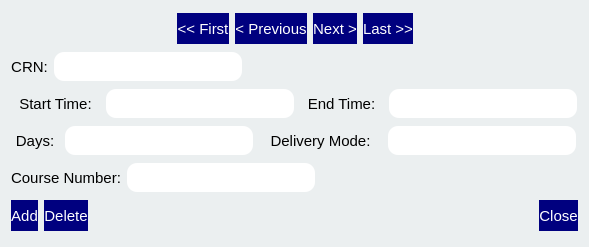
<?xml version="1.0" encoding="UTF-8"?>
<ui version="4.0">
 <class>classFormDialog</class>
 <widget class="QDialog" name="classFormDialog">
  <property name="geometry">
   <rect>
    <x>0</x>
    <y>0</y>
    <width>589</width>
    <height>247</height>
   </rect>
  </property>
  <property name="windowTitle">
   <string>Dialog</string>
  </property>
  <property name="styleSheet">
   <string notr="true">QDialog {background-color: rgb(235, 239, 240);}
QPushButton {background-color: rgb(0, 0, 127); color: white; border-width: 2 px; border-radius: 10 px; }
QLabel {color: black;}
QLineEdit {background-color: white; color: black; border-width: 2 px; border-radius: 10px;}</string>
  </property>
  <layout class="QVBoxLayout" name="verticalLayout">
   <item>
    <layout class="QHBoxLayout" name="horizontalLayout">
     <item>
      <spacer name="horizontalSpacer_5">
       <property name="orientation">
        <enum>Qt::Horizontal</enum>
       </property>
       <property name="sizeType">
        <enum>QSizePolicy::MinimumExpanding</enum>
       </property>
       <property name="sizeHint" stdset="0">
        <size>
         <width>40</width>
         <height>20</height>
        </size>
       </property>
      </spacer>
     </item>
     <item>
      <widget class="QPushButton" name="firstButton">
       <property name="sizePolicy">
        <sizepolicy hsizetype="Fixed" vsizetype="Fixed">
         <horstretch>0</horstretch>
         <verstretch>0</verstretch>
        </sizepolicy>
       </property>
       <property name="minimumSize">
        <size>
         <width>0</width>
         <height>31</height>
        </size>
       </property>
       <property name="font">
        <font>
         <family>Arial</family>
         <pointsize>11</pointsize>
        </font>
       </property>
       <property name="text">
        <string>&lt;&lt; First</string>
       </property>
       <property name="autoDefault">
        <bool>false</bool>
       </property>
       <property name="default">
        <bool>false</bool>
       </property>
      </widget>
     </item>
     <item>
      <widget class="QPushButton" name="previousButton">
       <property name="sizePolicy">
        <sizepolicy hsizetype="Fixed" vsizetype="Fixed">
         <horstretch>0</horstretch>
         <verstretch>0</verstretch>
        </sizepolicy>
       </property>
       <property name="minimumSize">
        <size>
         <width>0</width>
         <height>31</height>
        </size>
       </property>
       <property name="font">
        <font>
         <family>Arial</family>
         <pointsize>11</pointsize>
        </font>
       </property>
       <property name="text">
        <string>&lt; Previous</string>
       </property>
       <property name="autoDefault">
        <bool>false</bool>
       </property>
       <property name="default">
        <bool>false</bool>
       </property>
      </widget>
     </item>
     <item>
      <widget class="QPushButton" name="nextButton">
       <property name="sizePolicy">
        <sizepolicy hsizetype="Fixed" vsizetype="Fixed">
         <horstretch>0</horstretch>
         <verstretch>0</verstretch>
        </sizepolicy>
       </property>
       <property name="minimumSize">
        <size>
         <width>0</width>
         <height>31</height>
        </size>
       </property>
       <property name="font">
        <font>
         <family>Arial</family>
         <pointsize>11</pointsize>
        </font>
       </property>
       <property name="text">
        <string>Next &gt;</string>
       </property>
       <property name="autoDefault">
        <bool>false</bool>
       </property>
       <property name="default">
        <bool>false</bool>
       </property>
      </widget>
     </item>
     <item>
      <widget class="QPushButton" name="lastButton">
       <property name="sizePolicy">
        <sizepolicy hsizetype="Fixed" vsizetype="Fixed">
         <horstretch>0</horstretch>
         <verstretch>0</verstretch>
        </sizepolicy>
       </property>
       <property name="minimumSize">
        <size>
         <width>0</width>
         <height>31</height>
        </size>
       </property>
       <property name="font">
        <font>
         <family>Arial</family>
         <pointsize>11</pointsize>
        </font>
       </property>
       <property name="text">
        <string>Last &gt;&gt;</string>
       </property>
       <property name="autoDefault">
        <bool>false</bool>
       </property>
       <property name="default">
        <bool>false</bool>
       </property>
      </widget>
     </item>
     <item>
      <spacer name="horizontalSpacer_6">
       <property name="orientation">
        <enum>Qt::Horizontal</enum>
       </property>
       <property name="sizeType">
        <enum>QSizePolicy::MinimumExpanding</enum>
       </property>
       <property name="sizeHint" stdset="0">
        <size>
         <width>40</width>
         <height>20</height>
        </size>
       </property>
      </spacer>
     </item>
    </layout>
   </item>
   <item>
    <layout class="QHBoxLayout" name="horizontalLayout_2">
     <item>
      <widget class="QLabel" name="crnLabel">
       <property name="maximumSize">
        <size>
         <width>44</width>
         <height>29</height>
        </size>
       </property>
       <property name="font">
        <font>
         <family>Arial</family>
         <pointsize>11</pointsize>
        </font>
       </property>
       <property name="text">
        <string>CRN:</string>
       </property>
       <property name="alignment">
        <set>Qt::AlignCenter</set>
       </property>
       <property name="buddy">
        <cstring>crnLineEdit</cstring>
       </property>
      </widget>
     </item>
     <item>
      <widget class="QLineEdit" name="crnLineEdit">
       <property name="sizePolicy">
        <sizepolicy hsizetype="Fixed" vsizetype="Fixed">
         <horstretch>0</horstretch>
         <verstretch>0</verstretch>
        </sizepolicy>
       </property>
       <property name="minimumSize">
        <size>
         <width>188</width>
         <height>29</height>
        </size>
       </property>
       <property name="font">
        <font>
         <family>Arial</family>
         <pointsize>11</pointsize>
        </font>
       </property>
       <property name="alignment">
        <set>Qt::AlignCenter</set>
       </property>
       <property name="placeholderText">
        <string/>
       </property>
      </widget>
     </item>
     <item>
      <spacer name="horizontalSpacer_4">
       <property name="orientation">
        <enum>Qt::Horizontal</enum>
       </property>
       <property name="sizeType">
        <enum>QSizePolicy::MinimumExpanding</enum>
       </property>
       <property name="sizeHint" stdset="0">
        <size>
         <width>40</width>
         <height>20</height>
        </size>
       </property>
      </spacer>
     </item>
    </layout>
   </item>
   <item>
    <layout class="QHBoxLayout" name="horizontalLayout_4">
     <item>
      <widget class="QLabel" name="startTimeLabel">
       <property name="maximumSize">
        <size>
         <width>87</width>
         <height>21</height>
        </size>
       </property>
       <property name="font">
        <font>
         <family>Arial</family>
         <pointsize>11</pointsize>
        </font>
       </property>
       <property name="text">
        <string>Start Time:</string>
       </property>
       <property name="alignment">
        <set>Qt::AlignCenter</set>
       </property>
       <property name="buddy">
        <cstring>startTimeLineEdit</cstring>
       </property>
      </widget>
     </item>
     <item>
      <widget class="QLineEdit" name="startTimeLineEdit">
       <property name="sizePolicy">
        <sizepolicy hsizetype="Fixed" vsizetype="Fixed">
         <horstretch>0</horstretch>
         <verstretch>0</verstretch>
        </sizepolicy>
       </property>
       <property name="minimumSize">
        <size>
         <width>188</width>
         <height>29</height>
        </size>
       </property>
       <property name="font">
        <font>
         <family>Arial</family>
         <pointsize>11</pointsize>
        </font>
       </property>
       <property name="alignment">
        <set>Qt::AlignCenter</set>
       </property>
       <property name="placeholderText">
        <string/>
       </property>
      </widget>
     </item>
     <item>
      <widget class="QLabel" name="endTimeLabel">
       <property name="maximumSize">
        <size>
         <width>81</width>
         <height>21</height>
        </size>
       </property>
       <property name="font">
        <font>
         <family>Arial</family>
         <pointsize>11</pointsize>
        </font>
       </property>
       <property name="text">
        <string>End Time:</string>
       </property>
       <property name="alignment">
        <set>Qt::AlignCenter</set>
       </property>
       <property name="buddy">
        <cstring>endTimeLineEdit</cstring>
       </property>
      </widget>
     </item>
     <item>
      <widget class="QLineEdit" name="endTimeLineEdit">
       <property name="sizePolicy">
        <sizepolicy hsizetype="Fixed" vsizetype="Fixed">
         <horstretch>0</horstretch>
         <verstretch>0</verstretch>
        </sizepolicy>
       </property>
       <property name="minimumSize">
        <size>
         <width>188</width>
         <height>29</height>
        </size>
       </property>
       <property name="font">
        <font>
         <family>Arial</family>
         <pointsize>11</pointsize>
        </font>
       </property>
       <property name="alignment">
        <set>Qt::AlignCenter</set>
       </property>
       <property name="placeholderText">
        <string/>
       </property>
      </widget>
     </item>
    </layout>
   </item>
   <item>
    <layout class="QHBoxLayout" name="horizontalLayout_3">
     <item>
      <widget class="QLabel" name="daysLabel">
       <property name="maximumSize">
        <size>
         <width>46</width>
         <height>29</height>
        </size>
       </property>
       <property name="font">
        <font>
         <family>Arial</family>
         <pointsize>11</pointsize>
        </font>
       </property>
       <property name="text">
        <string>Days:</string>
       </property>
       <property name="alignment">
        <set>Qt::AlignCenter</set>
       </property>
       <property name="buddy">
        <cstring>daysLineEdit</cstring>
       </property>
      </widget>
     </item>
     <item>
      <widget class="QLineEdit" name="daysLineEdit">
       <property name="sizePolicy">
        <sizepolicy hsizetype="Fixed" vsizetype="Fixed">
         <horstretch>0</horstretch>
         <verstretch>0</verstretch>
        </sizepolicy>
       </property>
       <property name="minimumSize">
        <size>
         <width>188</width>
         <height>29</height>
        </size>
       </property>
       <property name="font">
        <font>
         <family>Arial</family>
         <pointsize>11</pointsize>
        </font>
       </property>
       <property name="alignment">
        <set>Qt::AlignCenter</set>
       </property>
       <property name="placeholderText">
        <string/>
       </property>
      </widget>
     </item>
     <item>
      <widget class="QLabel" name="deliveryModeLabel">
       <property name="maximumSize">
        <size>
         <width>121</width>
         <height>21</height>
        </size>
       </property>
       <property name="font">
        <font>
         <family>Arial</family>
         <pointsize>11</pointsize>
        </font>
       </property>
       <property name="text">
        <string>Delivery Mode:</string>
       </property>
       <property name="alignment">
        <set>Qt::AlignCenter</set>
       </property>
       <property name="buddy">
        <cstring>deliveryModeLineEdit</cstring>
       </property>
      </widget>
     </item>
     <item>
      <widget class="QLineEdit" name="deliveryModeLineEdit">
       <property name="sizePolicy">
        <sizepolicy hsizetype="Fixed" vsizetype="Fixed">
         <horstretch>0</horstretch>
         <verstretch>0</verstretch>
        </sizepolicy>
       </property>
       <property name="maximumSize">
        <size>
         <width>188</width>
         <height>29</height>
        </size>
       </property>
       <property name="font">
        <font>
         <family>Arial</family>
         <pointsize>11</pointsize>
        </font>
       </property>
       <property name="alignment">
        <set>Qt::AlignCenter</set>
       </property>
       <property name="placeholderText">
        <string/>
       </property>
      </widget>
     </item>
    </layout>
   </item>
   <item>
    <layout class="QHBoxLayout" name="horizontalLayout_5">
     <item>
      <widget class="QLabel" name="passwordLabel">
       <property name="maximumSize">
        <size>
         <width>131</width>
         <height>29</height>
        </size>
       </property>
       <property name="font">
        <font>
         <family>Arial</family>
         <pointsize>11</pointsize>
        </font>
       </property>
       <property name="text">
        <string>Course Number:</string>
       </property>
       <property name="alignment">
        <set>Qt::AlignCenter</set>
       </property>
       <property name="buddy">
        <cstring>passwordLineEdit</cstring>
       </property>
      </widget>
     </item>
     <item>
      <widget class="QLineEdit" name="passwordLineEdit">
       <property name="sizePolicy">
        <sizepolicy hsizetype="Fixed" vsizetype="Fixed">
         <horstretch>0</horstretch>
         <verstretch>0</verstretch>
        </sizepolicy>
       </property>
       <property name="minimumSize">
        <size>
         <width>188</width>
         <height>29</height>
        </size>
       </property>
       <property name="font">
        <font>
         <family>Arial</family>
         <pointsize>11</pointsize>
        </font>
       </property>
       <property name="alignment">
        <set>Qt::AlignCenter</set>
       </property>
       <property name="placeholderText">
        <string/>
       </property>
      </widget>
     </item>
     <item>
      <spacer name="horizontalSpacer_3">
       <property name="orientation">
        <enum>Qt::Horizontal</enum>
       </property>
       <property name="sizeType">
        <enum>QSizePolicy::MinimumExpanding</enum>
       </property>
       <property name="sizeHint" stdset="0">
        <size>
         <width>40</width>
         <height>20</height>
        </size>
       </property>
      </spacer>
     </item>
    </layout>
   </item>
   <item>
    <layout class="QHBoxLayout" name="horizontalLayout_7">
     <item>
      <widget class="QPushButton" name="addButton">
       <property name="sizePolicy">
        <sizepolicy hsizetype="Fixed" vsizetype="Fixed">
         <horstretch>0</horstretch>
         <verstretch>0</verstretch>
        </sizepolicy>
       </property>
       <property name="minimumSize">
        <size>
         <width>0</width>
         <height>31</height>
        </size>
       </property>
       <property name="font">
        <font>
         <family>Arial</family>
         <pointsize>11</pointsize>
        </font>
       </property>
       <property name="text">
        <string>Add</string>
       </property>
       <property name="autoDefault">
        <bool>false</bool>
       </property>
       <property name="default">
        <bool>false</bool>
       </property>
      </widget>
     </item>
     <item>
      <widget class="QPushButton" name="deleteButton">
       <property name="sizePolicy">
        <sizepolicy hsizetype="Fixed" vsizetype="Fixed">
         <horstretch>0</horstretch>
         <verstretch>0</verstretch>
        </sizepolicy>
       </property>
       <property name="minimumSize">
        <size>
         <width>0</width>
         <height>31</height>
        </size>
       </property>
       <property name="font">
        <font>
         <family>Arial</family>
         <pointsize>11</pointsize>
        </font>
       </property>
       <property name="text">
        <string>Delete</string>
       </property>
       <property name="autoDefault">
        <bool>false</bool>
       </property>
       <property name="default">
        <bool>false</bool>
       </property>
      </widget>
     </item>
     <item>
      <spacer name="horizontalSpacer">
       <property name="orientation">
        <enum>Qt::Horizontal</enum>
       </property>
       <property name="sizeType">
        <enum>QSizePolicy::MinimumExpanding</enum>
       </property>
       <property name="sizeHint" stdset="0">
        <size>
         <width>40</width>
         <height>20</height>
        </size>
       </property>
      </spacer>
     </item>
     <item>
      <widget class="QPushButton" name="closeButton">
       <property name="sizePolicy">
        <sizepolicy hsizetype="Fixed" vsizetype="Fixed">
         <horstretch>0</horstretch>
         <verstretch>0</verstretch>
        </sizepolicy>
       </property>
       <property name="minimumSize">
        <size>
         <width>0</width>
         <height>31</height>
        </size>
       </property>
       <property name="font">
        <font>
         <family>Arial</family>
         <pointsize>11</pointsize>
        </font>
       </property>
       <property name="text">
        <string>Close</string>
       </property>
       <property name="autoDefault">
        <bool>false</bool>
       </property>
       <property name="default">
        <bool>true</bool>
       </property>
      </widget>
     </item>
    </layout>
   </item>
  </layout>
 </widget>
 <resources/>
 <connections/>
</ui>
